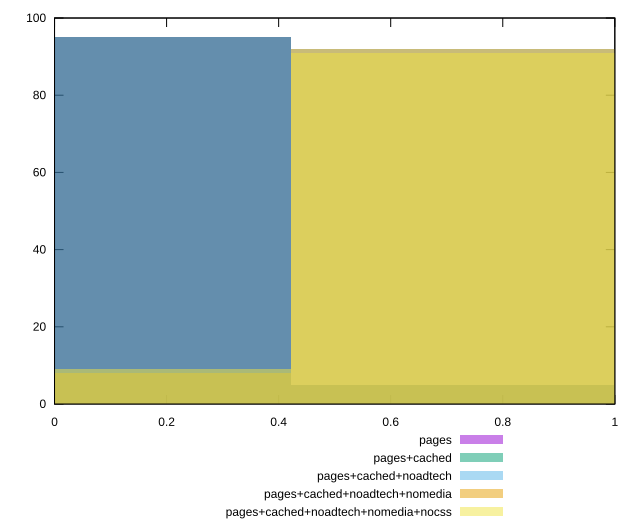

The gnuplot source for this figure:
reset

$pages <<EOF
0 95
0.8447489481421158 5
EOF

$pagesCached <<EOF
0 95
0.8447489481421158 5
EOF

$pagesCachedNoadtech <<EOF
0.8447489481421158 92
0 8
EOF

$pagesCachedNoadtechNomedia <<EOF
0.8447489481421158 92
0 8
EOF

$pagesCachedNoadtechNomediaNocss <<EOF
0.8447489481421158 91
0 9
EOF

set key outside below
set boxwidth 0.8447489481421158
set xrange [0:1]
set yrange [0:100]
set trange [0:100]
set style fill transparent solid 0.5 noborder
set terminal svg size 640, 530 enhanced background rgb 'white'
set output "report_00015_2021-02-09T16-11-33.973Z/total-blocking-time/comparison/histogram/all_score.svg"

plot $pages title "pages" with boxes, \
     $pagesCached title "pages+cached" with boxes, \
     $pagesCachedNoadtech title "pages+cached+noadtech" with boxes, \
     $pagesCachedNoadtechNomedia title "pages+cached+noadtech+nomedia" with boxes, \
     $pagesCachedNoadtechNomediaNocss title "pages+cached+noadtech+nomedia+nocss" with boxes

reset
